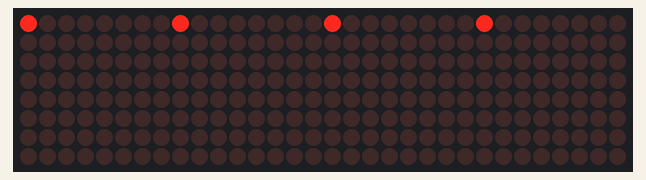
Recording of a sketch running on a simulated Arduino Mega 2560, built with avr-gcc and run on an emulated ATmega2560. On the bench: 32×8 LED matrix.

Above: at 0.11 s.
At 5.05 s:
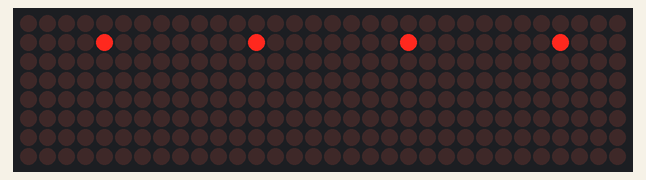
At 10.0 s:
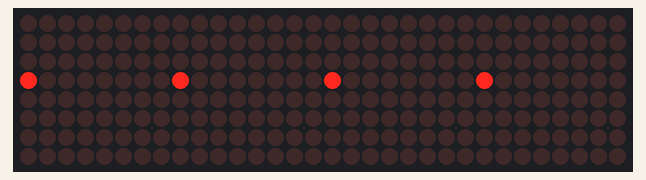
At 19.88 s:
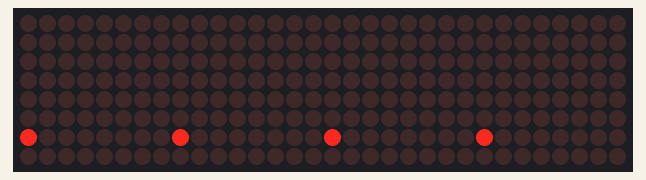
At 29.77 s:
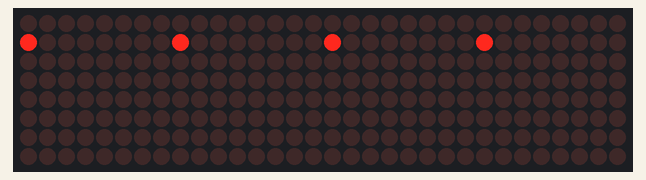
At 39.65 s:
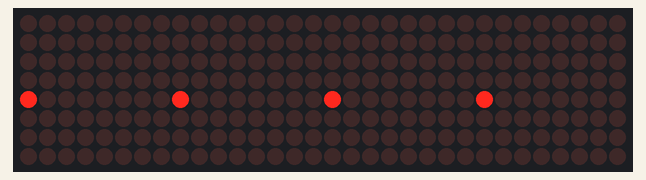

The sketch:

mega-8x8-led-scan.ino
```cpp
// Test 4 max7219 driven 8x8 Led Matrices at once
// Simultaneously flash each row_i, column_j led of all four matrices
// 8x8 led matrix Max7219 chip is connected via SPI

//We always have to include the library
#include "LedControl.h"

// SPI pins from Mega → Max LED matrix chip
int DIN = 51;
int CS = 53;
int CLK = 52;
// also need +Vcc (5V) and Ground

#define NUM_DEVICES 4

LedControl lc=LedControl(DIN, CLK, CS, NUM_DEVICES);

/* we always wait a bit between updates of the display */
unsigned long delaytime=200;

/*
 This time we have more than one device.
 But all of them have to be initialized
 individually.
 */
void setup() {
  //we have already set the number of devices when we created the LedControl
  int devices=lc.getDeviceCount();
  //we have to init all devices in a loop
  for(int address=0;address<devices;address++) {
    /*The MAX72XX is in power-saving mode on startup*/
    lc.shutdown(address,false);
    /* Set the brightness to a medium values */
    lc.setIntensity(address,8);
    /* and clear the display */
    lc.clearDisplay(address);
  }
}

void loop() {
  //read the number cascaded devices
  int devices=lc.getDeviceCount();

  //we have to init all devices in a loop
  for(int row=0;row<8;row++) {
    for(int col=0;col<8;col++) {
      // For each device
      for(int address=0;address<devices;address++) {
        lc.setLed(address,row,col,true);
        delay(1);
      }

      delay(delaytime);

      for(int address=0;address<devices;address++) {
        lc.setLed(address,row,col,false);
        delay(1);
      }
      delay(delaytime);
    }
  }
}
```
